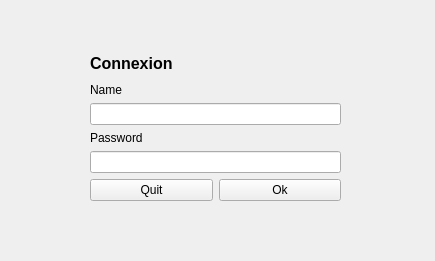
<?xml version="1.0" encoding="UTF-8"?>
<ui version="4.0">
 <class>Connexion</class>
 <widget class="QWidget" name="Connexion">
  <property name="geometry">
   <rect>
    <x>0</x>
    <y>0</y>
    <width>435</width>
    <height>261</height>
   </rect>
  </property>
  <property name="windowTitle">
   <string>Connexion</string>
  </property>
  <widget class="QWidget" name="verticalLayoutWidget">
   <property name="geometry">
    <rect>
     <x>90</x>
     <y>50</y>
     <width>251</width>
     <height>151</height>
    </rect>
   </property>
   <layout class="QVBoxLayout" name="verticalLayout">
    <item>
     <widget class="QLabel" name="label">
      <property name="font">
       <font>
        <pointsize>12</pointsize>
        <weight>75</weight>
        <bold>true</bold>
       </font>
      </property>
      <property name="text">
       <string>Connexion</string>
      </property>
     </widget>
    </item>
    <item>
     <layout class="QVBoxLayout" name="verticalLayout_2">
      <item>
       <widget class="QLabel" name="label_2">
        <property name="text">
         <string>Name</string>
        </property>
       </widget>
      </item>
      <item>
       <widget class="QLineEdit" name="lineEdit"/>
      </item>
      <item>
       <widget class="QLabel" name="label_3">
        <property name="text">
         <string>Password</string>
        </property>
       </widget>
      </item>
      <item>
       <widget class="QLineEdit" name="lineEdit_2"/>
      </item>
      <item>
       <layout class="QHBoxLayout" name="horizontalLayout_2">
        <item>
         <widget class="QPushButton" name="pushButton_2">
          <property name="text">
           <string>Quit</string>
          </property>
         </widget>
        </item>
        <item>
         <widget class="QPushButton" name="pushButton">
          <property name="text">
           <string>Ok</string>
          </property>
         </widget>
        </item>
       </layout>
      </item>
     </layout>
    </item>
   </layout>
  </widget>
 </widget>
 <resources/>
 <connections/>
</ui>
